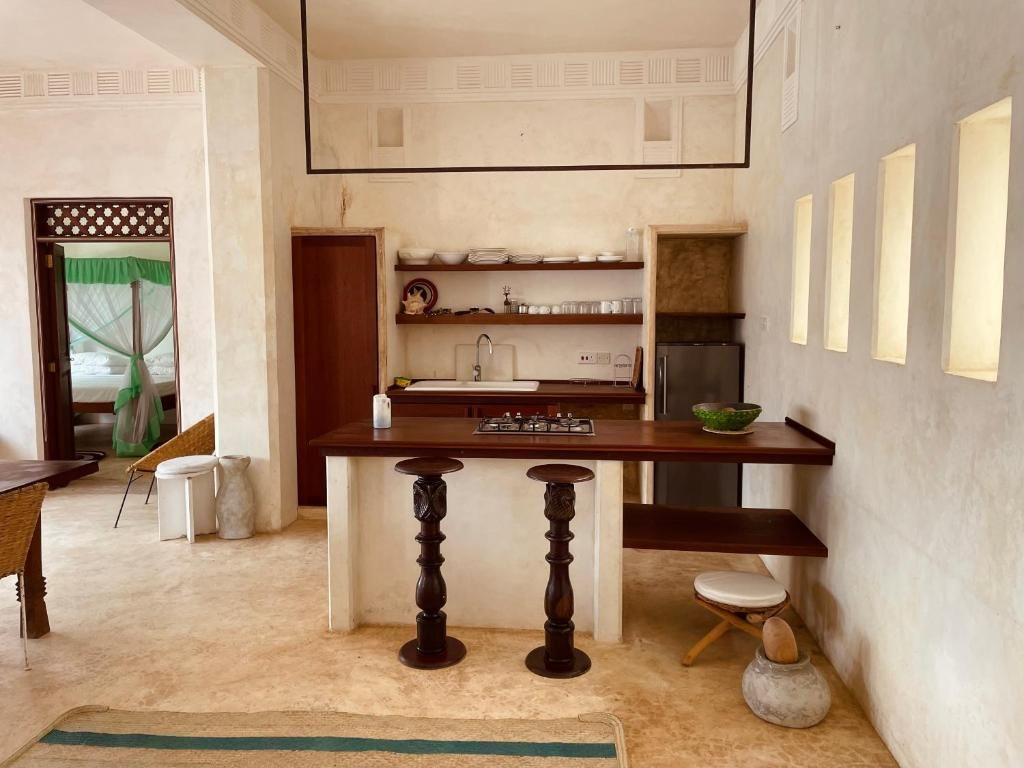
#> input picture gabriel-homes/media/demo-photos/house/house-13.jpg, 1024 x 768 px, found by its file name
$ python r56_images.py
#> lines starting #> are read from the running program, lines starting #| are printed output that depends on the picture
#> in save_hero, im is the input picture: PIL image 1024x768 RGB; mean R, G, B 174.5, 148.6, 123.9
#!/usr/bin/env python3
"""r56 — install the sunlit coastal image set (vision-curated picks).

Hero:    house-13 (Swahili villa+pool) -> hero-slide-1.webp
         house-03 (sunlit white arches) -> hero-slide-2.webp
         interior-22 (vaulted daylight) -> hero-slide-3.webp
         apartment-11 (living->sea)     -> hero-slide-4.webp
Poster:  slide-1 -> hero-poster.jpg
About:   house-20 (veranda seating)     -> real-06-living-terrace.jpg (overwrite)
         house-15 (cream villa golden)  -> real-09-golden-hour.jpg
         apartment-18 (airy wood living)-> real-10-sea-light.jpg
         interior-05 (sunlit bedroom)   -> real-11-slow-mornings.jpg
"""
from PIL import Image, ImageEnhance
from pathlib import Path

GH = Path("/home/z/my-project/gabriel-homes")
POOL = GH / "media" / "demo-photos"
REAL = GH / "static" / "img" / "real"

def warm(im, sat=1.04, bright=1.03):
    """Gentle shared coastal grade: slightly warm, slightly brighter."""
    im = ImageEnhance.Color(im).enhance(sat)
    im = ImageEnhance.Brightness(im).enhance(bright)
    return im

def crop_to(im, ratio):
#> called with ratio = 1.78
    w, h = im.size
#> w = 1024; h = 768
    target = ratio
    if w / h > target:  # too wide
        nw = int(h * target)
        x = (w - nw) // 2
        return im.crop((x, 0, x + nw, h))
    nh = int(w / target)
#> nh = 576
    y = max(0, int((h - nh) * 0.42))  # bias toward upper-middle (horizons)
#> y = 80
    return im.crop((0, y, w, y + nh))
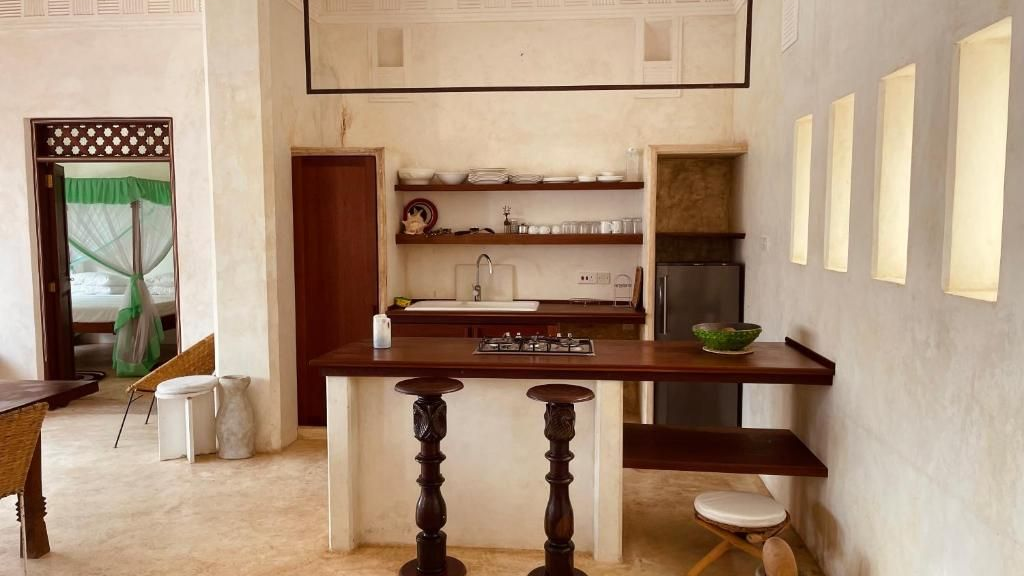
#> returned value: PIL image 1024x576 RGB; mean R, G, B 170, 145.2, 122.5

def save_hero(src, dest_webp, poster=False):
    im = Image.open(src).convert("RGB")
    im = crop_to(im, 16 / 9)
    im.thumbnail((1920, 1920), Image.LANCZOS)
    im = warm(im)
    im.save(REAL / dest_webp, "WEBP", quality=78, method=6)
    if poster:
        im.save(REAL / "hero-poster.jpg", "JPEG", quality=82, optimize=True)
    print(f"{dest_webp}  <- {src.name}  {im.size}")
#| hero-slide-1.webp  <- house-13.jpg  (1024, 576)

def save_room(src, dest, ratio=3 / 2, width=1200):
    im = Image.open(src).convert("RGB")
    im = crop_to(im, ratio)
    im.thumbnail((width, width), Image.LANCZOS)
    im = warm(im)
    im.save(REAL / dest, "JPEG", quality=82, optimize=True)
    print(f"{dest}  <- {src.name}  {im.size}")

# hero slides + poster
save_hero(POOL / "house" / "house-13.jpg", "hero-slide-1.webp", poster=True)
save_hero(POOL / "house" / "house-03.jpg", "hero-slide-2.webp")
#> call 2 of save_hero, with dest_webp = 'hero-slide-2.webp', poster = False
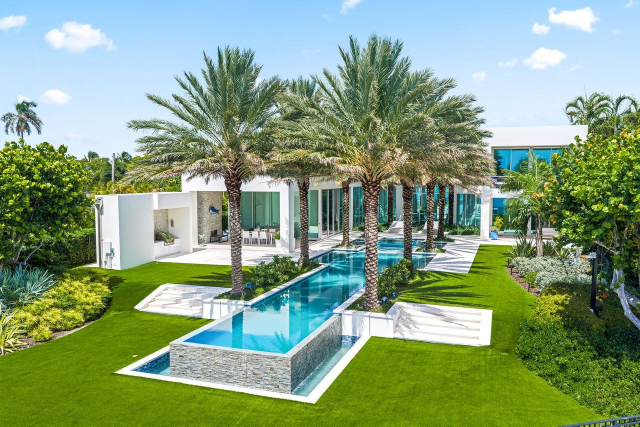
#> input picture gabriel-homes/media/demo-photos/house/house-03.jpg, 1280 x 853 px, found by its file name (shown at 1/2 size)
#> in save_hero, im is the input picture: PIL image 1280x853 RGB; mean R, G, B 132.3, 157.8, 125.2
#> call 2 of crop_to, with ratio = 1.78
#> in crop_to (call 2), `return im.crop((0, y, w, y + nh))`:
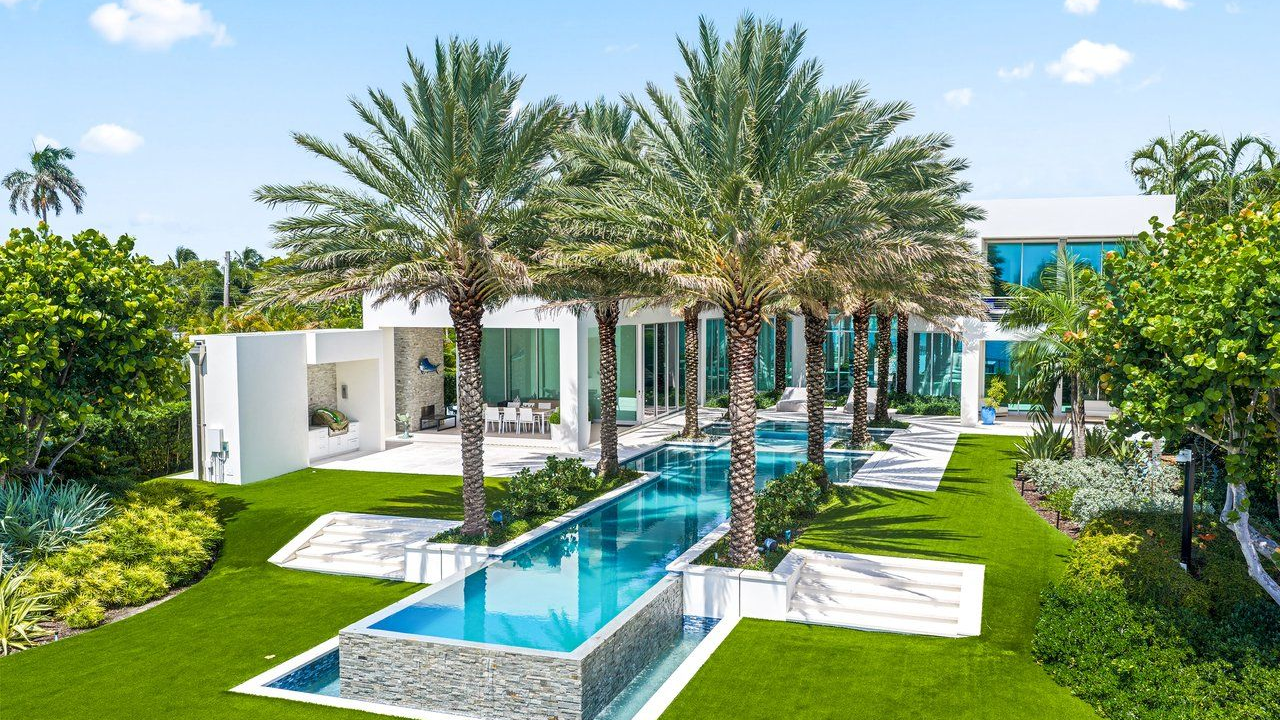
#> returned value: PIL image 1280x720 RGB; mean R, G, B 132.5, 155.5, 126.9
#| hero-slide-2.webp  <- house-03.jpg  (1280, 720)
save_hero(POOL / "interior" / "interior-22.jpg", "hero-slide-3.webp")
#> (the run stopped early here; a loop or call above may not have finished)
